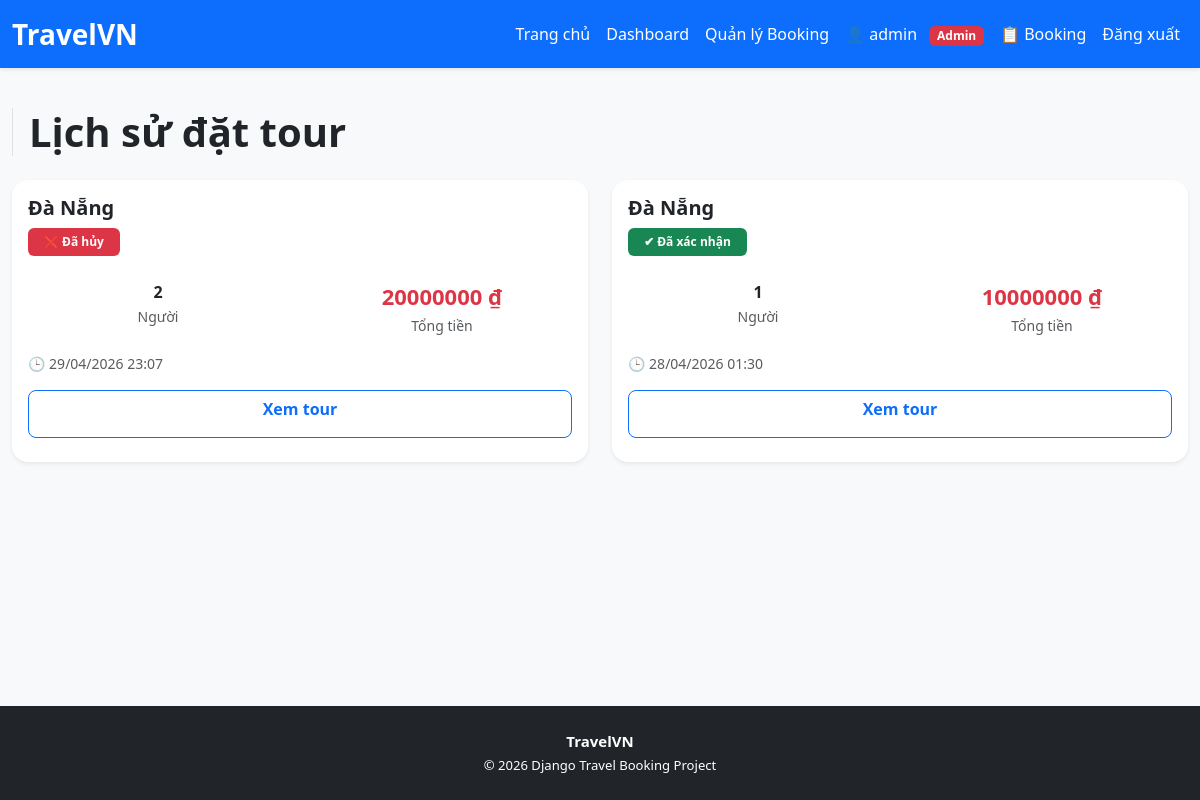
The page /bookings/history/ (signed in) on the database as committed earlier.
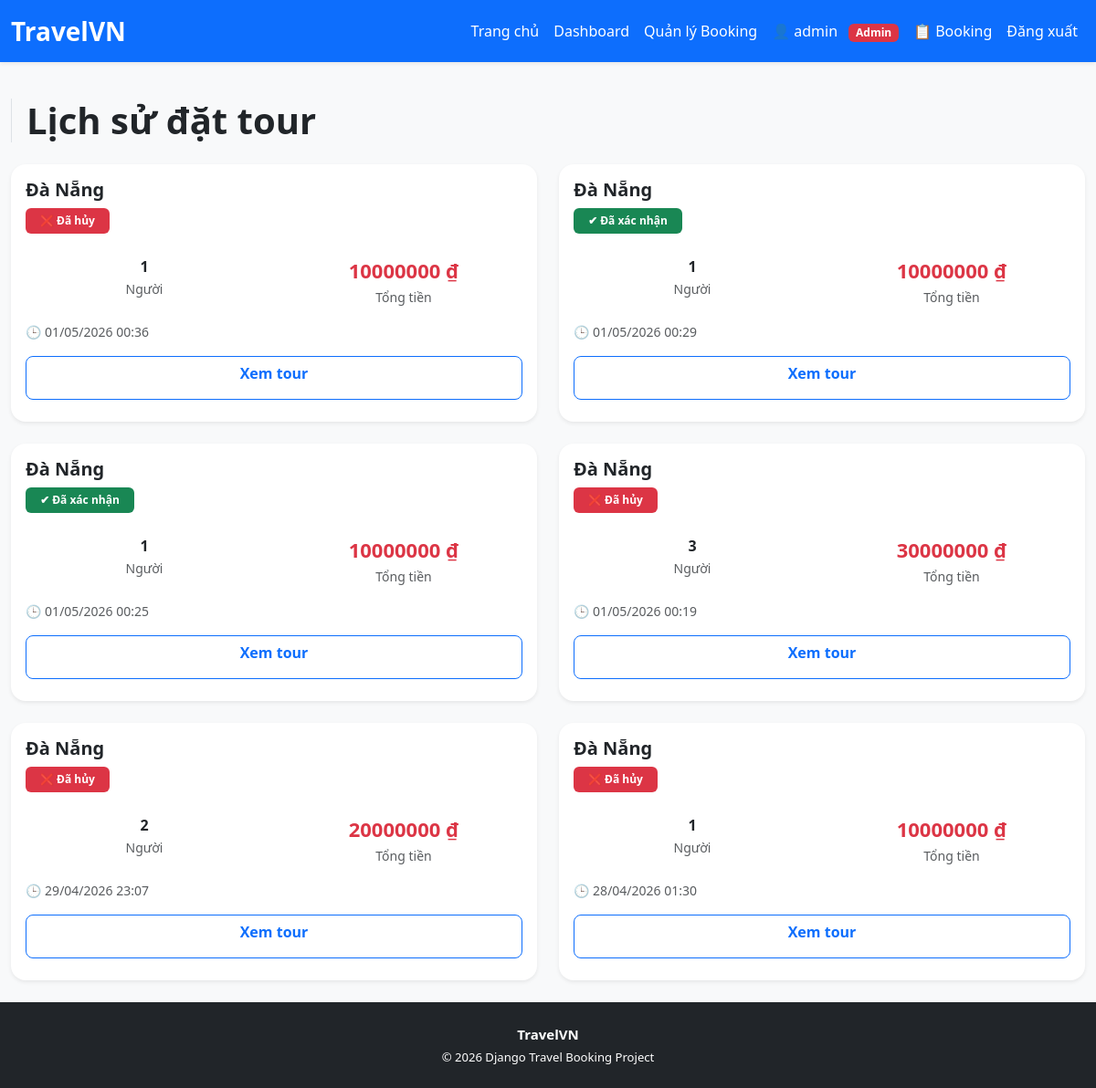
The same page on the database as committed later.
### apps/bookings/models.py (models this page shows, shortened)
class Booking(models.Model):
    STATUS_CHOICES = [
        ('pending', 'Chờ xác nhận'),
        ('confirmed', 'Đã xác nhận'),
        ('cancelled', 'Đã hủy'),
        ('completed', 'Hoàn thành'),
    ]
    user = models.ForeignKey(User, on_delete=models.CASCADE)
    tour = models.ForeignKey(Tour, on_delete=models.CASCADE)
    quantity = models.PositiveIntegerField(default=1)
    total_price = models.DecimalField(
        max_digits=12,
        decimal_places=2
    )
    status = models.CharField(
        max_length=20,
        choices=STATUS_CHOICES,
        default='pending'
    )
    booked_at = models.DateTimeField(auto_now_add=True)
    updated_at = models.DateTimeField(auto_now=True)
    class Meta:
        ordering = ['-booked_at']

### apps/tours/models.py (models this page shows, shortened)
class Tour(models.Model):
    name = models.CharField(max_length=200, db_index=True)
    destination = models.CharField(max_length=100, db_index=True)
    price = models.DecimalField(max_digits=12, decimal_places=2, db_index=True)
    duration = models.PositiveIntegerField(help_text="Số ngày")
    slots = models.PositiveIntegerField(default=10)
    description = models.TextField()
    image = models.ImageField(upload_to='tours/', blank=True, null=True)
    created_at = models.DateTimeField(auto_now_add=True, db_index=True)
    featured = models.BooleanField(default=False, db_index=True)

### apps/bookings/views.py (the view)
# urls.py: path('history/', views.booking_history_view, name='booking_history'),
@login_required
def booking_history_view(request):
    bookings = Booking.objects.filter(
        user=request.user
    ).select_related('tour')
    return render(request, 'bookings/history.html', {
        'bookings': bookings
    })

### core/templatetags/money.py (called while the page is built)
@register.filter
def money(value):
    if value is None:
        return ""
    value = int(value)
    return f"{intcomma(value).replace(',', '.')} ₫"

### templates/bookings/history.html (shortened to what this page needs)
{% extends 'base.html' %}
{% load money %}
{% block content %}
<h1 class="fw-bold mb-4 border-start ps-3" style="border-color:#0d6efd;">
    Lịch sử đặt tour
</h1>
{% if bookings %}
<div class="row g-4">
{% for booking in bookings %}
<div class="col-md-6">
    <div class="card shadow-sm border-0 h-100 booking-card">
        <div class="card-body d-flex flex-column">
            <h5 class="fw-bold mb-2">
                {{ booking.tour.name }}
            </h5>
            <div class="mb-2">
                {% if booking.status == 'pending' %}
                    <span class="badge bg-warning text-dark px-3 py-2">
                        ⏳ {{ booking.get_status_display }}
                    </span>
                {% elif booking.status == 'confirmed' %}
                    <span class="badge bg-success px-3 py-2">
                        ✔ {{ booking.get_status_display }}
                    </span>
                {% elif booking.status == 'cancelled' %}
                    <span class="badge bg-danger px-3 py-2">
                        ❌ {{ booking.get_status_display }}
                    </span>
                {% else %}
                    <span class="badge bg-secondary px-3 py-2">
                        {{ booking.get_status_display }}
                    </span>
                {% endif %}
            </div>
            <div class="row text-center my-3">
                <div class="col">
                    <div class="fw-bold">{{ booking.quantity }}</div>
                    <small class="text-muted">Người</small>
                </div>
                <div class="col">
                    <div class="fw-bold text-danger">
                        {{ booking.total_price|money }}
                    </div>
                    <small class="text-muted">Tổng tiền</small>
                </div>
            </div>
            <p class="text-muted small mb-3">
                🕒 {{ booking.booked_at|date:"d/m/Y H:i" }}
            </p>
            <div class="mt-auto">
                <a href="{% url 'tour_detail' booking.tour.id %}"
                   class="btn btn-outline-primary w-100 mb-2">
                    Xem tour
                </a>
            </div>
        </div>
    </div>
</div>
{% endfor %}
</div>
{% endif %}
{% endblock %}

Rows that differ between the two databases and show on the page:
added Booking: tour.name "Đà Nẵng", status "Đã hủy", quantity "1", total_price "10000000 ₫", booked_at "01/05/2026 00:36"
added Booking: tour.name "Đà Nẵng", status "Đã xác nhận", quantity "1", total_price "10000000 ₫", booked_at "01/05/2026 00:29"
added Booking: tour.name "Đà Nẵng", status "Đã xác nhận", quantity "1", total_price "10000000 ₫", booked_at "01/05/2026 00:25"
added Booking: tour.name "Đà Nẵng", status "Đã hủy", quantity "3", total_price "30000000 ₫", booked_at "01/05/2026 00:19"
changed Booking (number 6 of 6 on the later page): status "Đã xác nhận" → "Đã hủy"; status "✔" → "❌"
